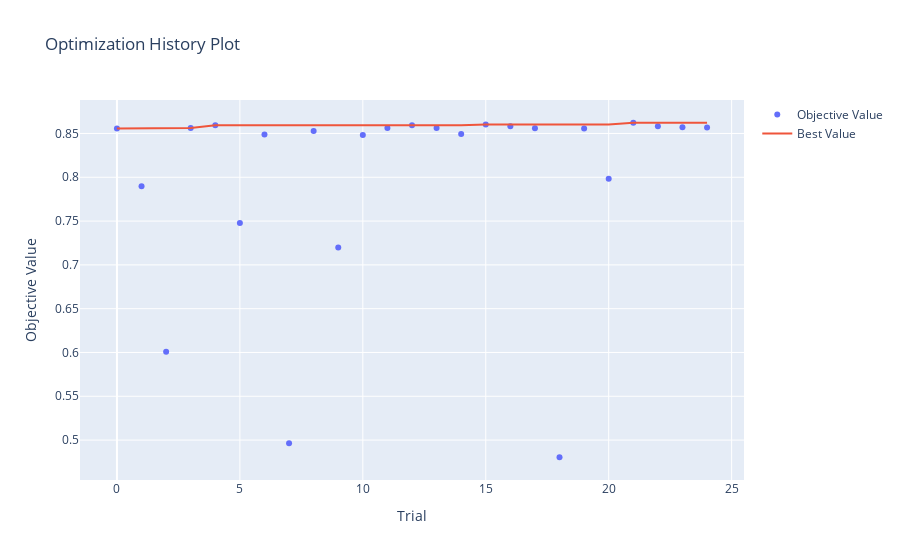

Notebook source saved alongside this figure:
### Code cell
optuna.visualization.plot_optimization_history(study)

### Figure 1 — Plotly figure (JSON) as saved in the notebook; plotly's stock layout.template omitted (floating-point values rounded to 4 significant figures)
{"data": [{"mode": "markers", "name": "Objective Value", "type": "scatter", "x": [0, 1, 2, 3, 4, 5, 6, 7, 8, 9, 10, 11, 12, 13, 14, 15, 16, 17, 18, 19, 20, 21, 22, 23, 24], "y": [0.8556, 0.7898, 0.6008, 0.8561, 0.8593, 0.7477, 0.8488, 0.4963, 0.8529, 0.7199, 0.8483, 0.8563, 0.8593, 0.8564, 0.8493, 0.8603, 0.8583, 0.8561, 0.4804, 0.8558, 0.7982, 0.8622, 0.8583, 0.8572, 0.8569]}, {"mode": "lines", "name": "Best Value", "type": "scatter", "x": [0, 1, 2, 3, 4, 5, 6, 7, 8, 9, 10, 11, 12, 13, 14, 15, 16, 17, 18, 19, 20, 21, 22, 23, 24], "y": [0.8556, 0.8556, 0.8556, 0.8561, 0.8593, 0.8593, 0.8593, 0.8593, 0.8593, 0.8593, 0.8593, 0.8593, 0.8593, 0.8593, 0.8593, 0.8603, 0.8603, 0.8603, 0.8603, 0.8603, 0.8603, 0.8622, 0.8622, 0.8622, 0.8622]}, {"marker": {"color": "#cccccc"}, "mode": "markers", "name": "Infeasible Trial", "showlegend": false, "type": "scatter", "x": [], "y": []}], "layout": {"title": {"text": "Optimization History Plot"}, "xaxis": {"title": {"text": "Trial"}}, "yaxis": {"title": {"text": "Objective Value"}}}}
